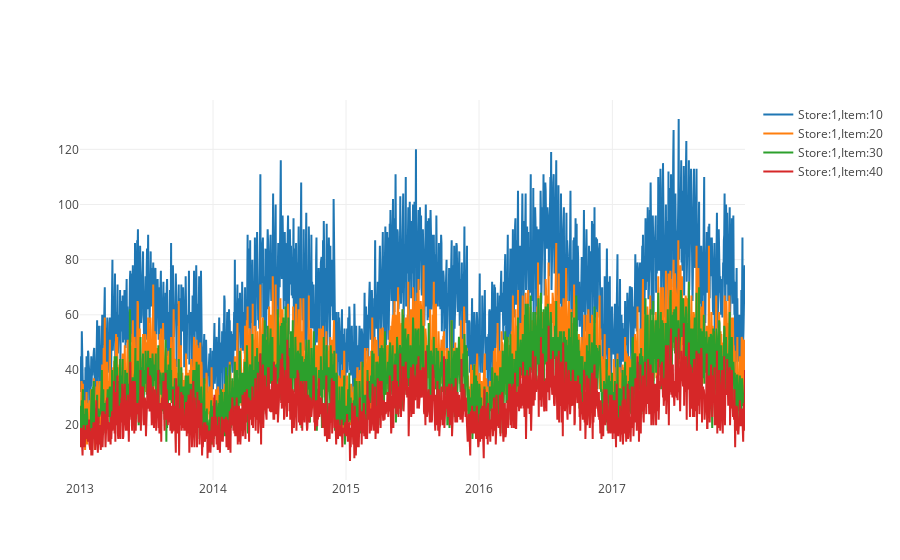

Write notebook code for a chart like this one.
### Code cell
def sales_monthly(data):
    multi_store_item_df = data.copy()

    store_ids = [1, 1, 1, 1]   
    item_ids = [10, 20, 30, 40]    
    print('Before filter:', multi_store_item_df.shape)
    multi_store_item_df = multi_store_item_df[multi_store_item_df.store.isin(store_ids)]
    multi_store_item_df = multi_store_item_df[multi_store_item_df.item.isin(item_ids)]
    print('After filter:', multi_store_item_df.shape)
    
    multi_store_item_ts_data = []
    for st,it in zip(store_ids, item_ids):
        flt = multi_store_item_df[multi_store_item_df.store == st]
        flt = flt[flt.item == it]
        multi_store_item_ts_data.append(go.Scatter(x=flt.date, y=flt.sales, name = "Store:" + str(st) + ",Item:" + str(it)))
    py.iplot(multi_store_item_ts_data)
    return (multi_store_item_df)

multi_store_item_df = sales_monthly(train_df)

### Figure 1 — Plotly figure (JSON) as saved in the notebook; plotly's stock layout.template omitted (floating-point values rounded to 4 significant figures; data arrays with more than 128 entries replaced by an {"elided": "..."} marker saying what was removed)
{"data": [{"name": "Store:1,Item:10", "type": "scatter", "uid": "f848a072-10ae-49e2-a2f6-db49c4698d0b", "x": {"elided": "1826 str values"}, "y": {"elided": "1826 int values"}}, {"name": "Store:1,Item:20", "type": "scatter", "uid": "1aa38f29-2b20-48e2-a595-a4d6a49cc6ff", "x": {"elided": "1826 str values"}, "y": {"elided": "1826 int values"}}, {"name": "Store:1,Item:30", "type": "scatter", "uid": "db38f9e2-a6bc-4906-9621-59050c79b2c1", "x": {"elided": "1826 str values"}, "y": {"elided": "1826 int values"}}, {"name": "Store:1,Item:40", "type": "scatter", "uid": "5874d2f7-d8a5-4d7b-9a85-3d562d2a6836", "x": {"elided": "1826 str values"}, "y": {"elided": "1826 int values"}}], "layout": {}}
